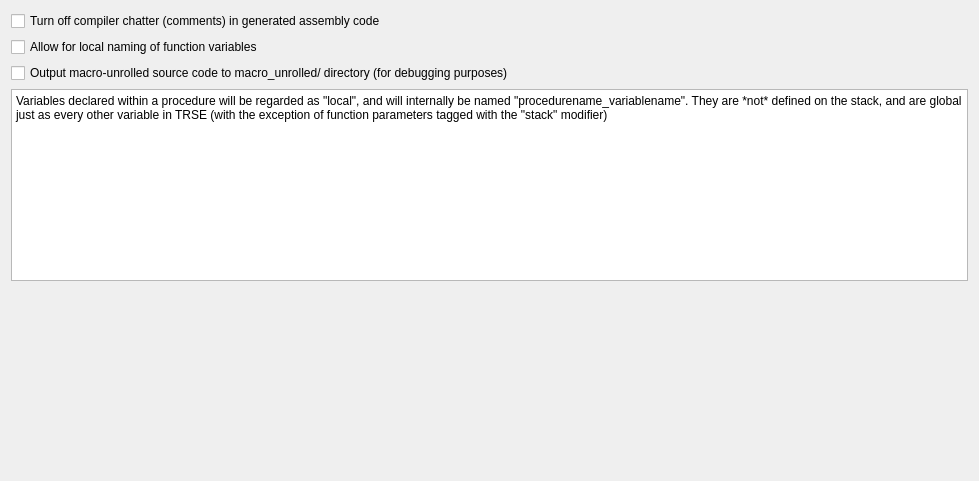
           <widget class="QWidget" name="scrollAreaWidgetContents_2">
            <property name="geometry">
             <rect>
              <x>0</x>
              <y>0</y>
              <width>979</width>
              <height>481</height>
             </rect>
            </property>
            <layout class="QGridLayout" name="gridLayout_23">
             <item row="0" column="0">
              <layout class="QGridLayout" name="gridLayout_8">
               <item row="2" column="0">
                <widget class="QCheckBox" name="chkMacroUnroll">
                 <property name="enabled">
                  <bool>true</bool>
                 </property>
                 <property name="text">
                  <string>Output macro-unrolled source code to macro_unrolled/ directory (for debugging purposes)</string>
                 </property>
                </widget>
               </item>
               <item row="3" column="0">
                <widget class="QTextBrowser" name="textBrowser_3">
                 <property name="html">
                  <string>&lt;!DOCTYPE HTML PUBLIC &quot;-//W3C//DTD HTML 4.0//EN&quot; &quot;http://www.w3.org/TR/REC-html40/strict.dtd&quot;&gt;
&lt;html&gt;&lt;head&gt;&lt;meta name=&quot;qrichtext&quot; content=&quot;1&quot; /&gt;&lt;meta charset=&quot;utf-8&quot; /&gt;&lt;style type=&quot;text/css&quot;&gt;
p, li { white-space: pre-wrap; }
hr { height: 1px; border-width: 0; }
li.unchecked::marker { content: &quot;\2610&quot;; }
li.checked::marker { content: &quot;\2612&quot;; }
&lt;/style&gt;&lt;/head&gt;&lt;body style=&quot; font-family:'Ubuntu Sans'; font-size:10pt; font-weight:400; font-style:normal;&quot;&gt;
&lt;p style=&quot; margin-top:0px; margin-bottom:0px; margin-left:0px; margin-right:0px; -qt-block-indent:0; text-indent:0px;&quot;&gt;&lt;span style=&quot; font-family:'Noto Sans'; font-size:9pt;&quot;&gt;Variables declared within a procedure will be regarded as &amp;quot;local&amp;quot;, and will internally be named &amp;quot;procedurename_variablename&amp;quot;. They are *not* defined on the stack, and are global just as every other variable in TRSE (with the exception of function parameters tagged with the &amp;quot;stack&amp;quot; modifier)&lt;/span&gt;&lt;/p&gt;&lt;/body&gt;&lt;/html&gt;</string>
                 </property>
                </widget>
               </item>
               <item row="1" column="0">
                <widget class="QCheckBox" name="chkLocalVariables">
                 <property name="text">
                  <string>Allow for local naming of function variables</string>
                 </property>
                </widget>
               </item>
               <item row="0" column="0">
                <widget class="QCheckBox" name="chkCompilerComments">
                 <property name="text">
                  <string>Turn off compiler chatter (comments) in generated assembly code</string>
                 </property>
                </widget>
               </item>
              </layout>
             </item>
             <item row="1" column="0">
              <spacer name="verticalSpacer_2">
               <property name="orientation">
                <enum>Qt::Orientation::Vertical</enum>
               </property>
               <property name="sizeHint" stdset="0">
                <size>
                 <width>20</width>
                 <height>40</height>
                </size>
               </property>
              </spacer>
             </item>
            </layout>
           </widget>
